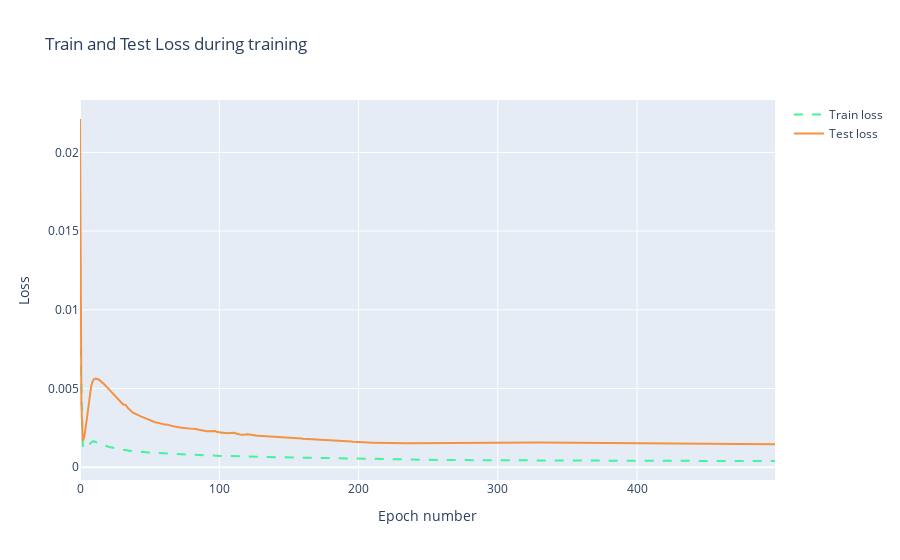

Notebook source saved alongside this figure:
### Code cell
import plotly.graph_objs as go
import plotly.offline as py
trace1 = go.Scatter(
    x = np.arange(0, len(history.history['loss']), 1),
    y = history.history['loss'],
    mode = 'lines',
    name = 'Train loss',
    line = dict(color=('rgb(66, 244, 155)'), width=2, dash='dash')
)
trace2 = go.Scatter(
    x = np.arange(0, len(history.history['val_loss']), 1),
    y = history.history['val_loss'],
    mode = 'lines',
    name = 'Test loss',
    line = dict(color=('rgb(244, 146, 65)'), width=2)
)

data = [trace1, trace2]
layout = dict(title = 'Train and Test Loss during training',
              xaxis = dict(title = 'Epoch number'), yaxis = dict(title = 'Loss'))
fig = dict(data=data, layout=layout)
py.iplot(fig, filename='training_process')

### Figure 1 — Plotly figure (JSON) as saved in the notebook; plotly's stock layout.template omitted (floating-point values rounded to 4 significant figures; data arrays with more than 128 entries replaced by an {"elided": "..."} marker saying what was removed)
{"data": [{"line": {"color": "rgb(66, 244, 155)", "dash": "dash", "width": 2}, "mode": "lines", "name": "Train loss", "type": "scatter", "x": {"elided": "500 int values"}, "y": {"elided": "500 float values"}}, {"line": {"color": "rgb(244, 146, 65)", "width": 2}, "mode": "lines", "name": "Test loss", "type": "scatter", "x": {"elided": "500 int values"}, "y": {"elided": "500 float values"}}], "layout": {"title": {"text": "Train and Test Loss during training"}, "xaxis": {"title": {"text": "Epoch number"}}, "yaxis": {"title": {"text": "Loss"}}}}
